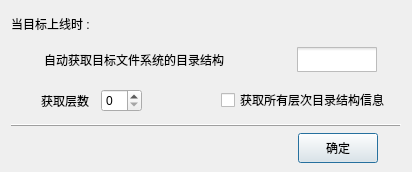
<?xml version="1.0" encoding="UTF-8"?>
<ui version="4.0">
 <class>AutoGetDlg</class>
 <widget class="QDialog" name="AutoGetDlg">
  <property name="geometry">
   <rect>
    <x>0</x>
    <y>0</y>
    <width>412</width>
    <height>172</height>
   </rect>
  </property>
  <property name="minimumSize">
   <size>
    <width>412</width>
    <height>0</height>
   </size>
  </property>
  <property name="windowTitle">
   <string>自动获取设置</string>
  </property>
  <property name="styleSheet">
   <string notr="true">QWidget
{
	font-family:&quot;Microsoft Yahei&quot;;
}</string>
  </property>
  <layout class="QVBoxLayout" name="verticalLayout">
   <property name="bottomMargin">
    <number>9</number>
   </property>
   <item>
    <layout class="QHBoxLayout" name="horizontalLayout_4">
     <item>
      <widget class="QLabel" name="label_3">
       <property name="minimumSize">
        <size>
         <width>0</width>
         <height>25</height>
        </size>
       </property>
       <property name="maximumSize">
        <size>
         <width>16777215</width>
         <height>25</height>
        </size>
       </property>
       <property name="styleSheet">
        <string notr="true"/>
       </property>
       <property name="text">
        <string>当目标上线时 : </string>
       </property>
      </widget>
     </item>
     <item>
      <spacer name="horizontalSpacer_4">
       <property name="orientation">
        <enum>Qt::Horizontal</enum>
       </property>
       <property name="sizeHint" stdset="0">
        <size>
         <width>40</width>
         <height>20</height>
        </size>
       </property>
      </spacer>
     </item>
    </layout>
   </item>
   <item>
    <widget class="QFrame" name="frame_2">
     <layout class="QHBoxLayout" name="horizontalLayout_5">
      <property name="spacing">
       <number>0</number>
      </property>
      <property name="margin">
       <number>0</number>
      </property>
      <item>
       <spacer name="horizontalSpacer_5">
        <property name="orientation">
         <enum>Qt::Horizontal</enum>
        </property>
        <property name="sizeType">
         <enum>QSizePolicy::Fixed</enum>
        </property>
        <property name="sizeHint" stdset="0">
         <size>
          <width>30</width>
          <height>20</height>
         </size>
        </property>
       </spacer>
      </item>
      <item>
       <widget class="QLabel" name="label_4">
        <property name="minimumSize">
         <size>
          <width>250</width>
          <height>0</height>
         </size>
        </property>
        <property name="maximumSize">
         <size>
          <width>250</width>
          <height>16777215</height>
         </size>
        </property>
        <property name="styleSheet">
         <string notr="true"/>
        </property>
        <property name="text">
         <string>自动获取目标文件系统的目录结构</string>
        </property>
       </widget>
      </item>
      <item>
       <widget class="QCheckBox" name="chkAutoGet">
        <property name="minimumSize">
         <size>
          <width>100</width>
          <height>30</height>
         </size>
        </property>
        <property name="maximumSize">
         <size>
          <width>100</width>
          <height>30</height>
         </size>
        </property>
        <property name="styleSheet">
         <string notr="true"> QCheckBox::indicator {
     width: 80px;
     height: 25px;
 }

 QCheckBox::indicator:unchecked {
	image: url(:/image/btncheckoff.png);
 }

 QCheckBox::indicator:checked {
	image: url(:/image/btncheckon.png);
 }</string>
        </property>
        <property name="text">
         <string/>
        </property>
       </widget>
      </item>
     </layout>
    </widget>
   </item>
   <item>
    <widget class="QFrame" name="frmDetail">
     <layout class="QHBoxLayout" name="horizontalLayout_7">
      <property name="spacing">
       <number>0</number>
      </property>
      <property name="margin">
       <number>0</number>
      </property>
      <item>
       <spacer name="horizontalSpacer_9">
        <property name="orientation">
         <enum>Qt::Horizontal</enum>
        </property>
        <property name="sizeType">
         <enum>QSizePolicy::Fixed</enum>
        </property>
        <property name="sizeHint" stdset="0">
         <size>
          <width>30</width>
          <height>20</height>
         </size>
        </property>
       </spacer>
      </item>
      <item>
       <widget class="QLabel" name="label_5">
        <property name="minimumSize">
         <size>
          <width>60</width>
          <height>0</height>
         </size>
        </property>
        <property name="maximumSize">
         <size>
          <width>60</width>
          <height>16777215</height>
         </size>
        </property>
        <property name="styleSheet">
         <string notr="true"/>
        </property>
        <property name="text">
         <string>获取层数</string>
        </property>
       </widget>
      </item>
      <item>
       <widget class="QSpinBox" name="spnDepth"/>
      </item>
      <item>
       <spacer name="horizontalSpacer_10">
        <property name="orientation">
         <enum>Qt::Horizontal</enum>
        </property>
        <property name="sizeHint" stdset="0">
         <size>
          <width>40</width>
          <height>20</height>
         </size>
        </property>
       </spacer>
      </item>
      <item>
       <widget class="QCheckBox" name="chkFullDepth">
        <property name="minimumSize">
         <size>
          <width>180</width>
          <height>30</height>
         </size>
        </property>
        <property name="maximumSize">
         <size>
          <width>180</width>
          <height>30</height>
         </size>
        </property>
        <property name="styleSheet">
         <string notr="true"/>
        </property>
        <property name="text">
         <string>获取所有层次目录结构信息</string>
        </property>
       </widget>
      </item>
     </layout>
    </widget>
   </item>
   <item>
    <widget class="QFrame" name="frame">
     <property name="frameShape">
      <enum>QFrame::HLine</enum>
     </property>
     <property name="frameShadow">
      <enum>QFrame::Raised</enum>
     </property>
    </widget>
   </item>
   <item>
    <layout class="QHBoxLayout" name="horizontalLayout_6">
     <item>
      <spacer name="horizontalSpacer_7">
       <property name="orientation">
        <enum>Qt::Horizontal</enum>
       </property>
       <property name="sizeHint" stdset="0">
        <size>
         <width>40</width>
         <height>20</height>
        </size>
       </property>
      </spacer>
     </item>
     <item>
      <widget class="QPushButton" name="btnOK">
       <property name="minimumSize">
        <size>
         <width>0</width>
         <height>30</height>
        </size>
       </property>
       <property name="styleSheet">
        <string notr="true"/>
       </property>
       <property name="text">
        <string>确定</string>
       </property>
      </widget>
     </item>
     <item>
      <spacer name="horizontalSpacer_8">
       <property name="orientation">
        <enum>Qt::Horizontal</enum>
       </property>
       <property name="sizeType">
        <enum>QSizePolicy::Fixed</enum>
       </property>
       <property name="sizeHint" stdset="0">
        <size>
         <width>23</width>
         <height>20</height>
        </size>
       </property>
      </spacer>
     </item>
    </layout>
   </item>
  </layout>
 </widget>
 <layoutdefault spacing="6" margin="11"/>
 <resources>
  <include location="maindlg.qrc"/>
 </resources>
 <connections/>
</ui>
